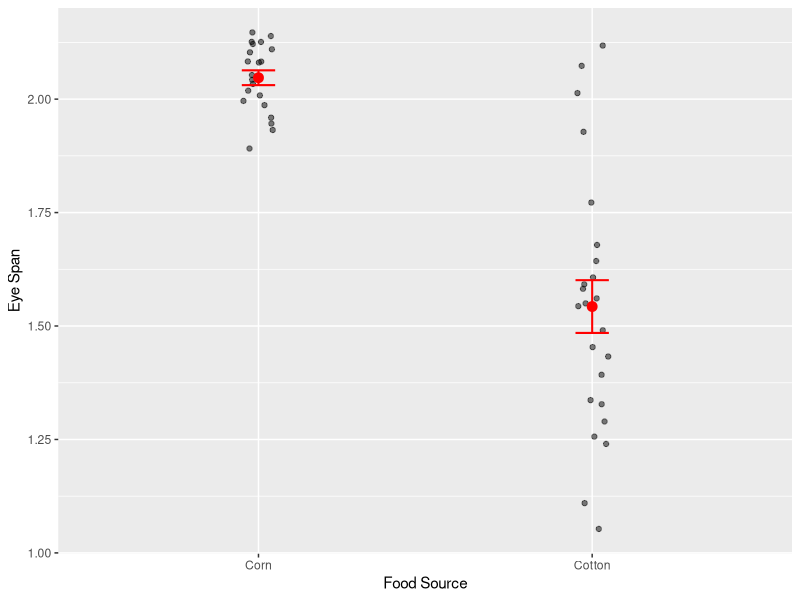
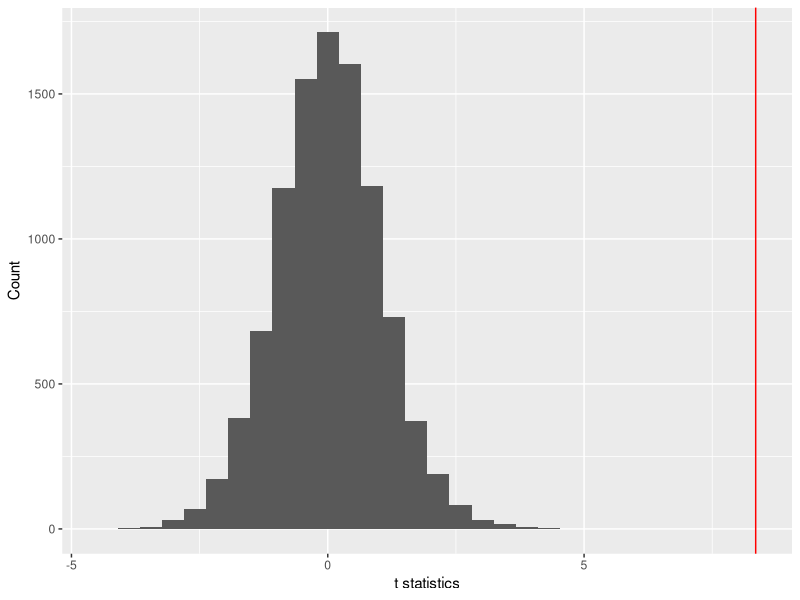

These charts were generated, in order, by the following R code: (Note: this script raises an error after producing the figures.)
## ---- chunk 1
library(tidyverse)
library(readxl)
library(cowplot)

# This option turn on cacheing of chunks. This will dramatically
# speed up knitting, because only chunks that have changed will
# be recompiled.
knitr::opts_chunk$set(cache = TRUE)
## ---- chunk 2
# Read data
stalk <- read_csv("../data/Stalkies.csv")

# Some thoughtful plotting
ggplot(stalk, aes(x = food_source, y = eye_span)) +
  geom_point(position = position_jitter(width = 0.05), alpha = 0.5) +
  stat_summary(fun.y = mean, geom = "point", size = 3, color = "red") + 
  stat_summary(fun.data = mean_se, geom = "errorbar", width = 0.1,
               color = "red", size = 0.7) +
  labs(x = "Food Source", y = "Eye Span")

set.seed(8987324)
nreps <- 1e4
t_stats <- numeric(nreps)
t_stats[1] <- t.test(eye_span ~ food_source, data = stalk)$statistic

for (ii in 2:nreps) {
  t_stats[ii] <- t.test(sample(eye_span) ~ food_source, data = stalk)$statistic
}

data_frame(t_stats) %>% 
  ggplot(aes(t_stats)) +
  geom_histogram() +
  geom_vline(xintercept = t_stats[1], color = "red") +
  labs(x = "t statistics", y = "Count")

2 * mean(t_stats >= t_stats[1])

t.test(eye_span ~ food_source, data = stalk)
## ---- chunk 3
library(parallel)
library(foreach)
library(doParallel)

t_obs <- t.test(eye_span ~ food_source, data = stalk)

nreps <- 1e4
t_stats <- numeric(nreps)
t_stats[1] <- t_obs$statistic

# Set up parallel processor
n_cores <- 2
cl <- makeCluster(n_cores)
registerDoParallel(cl, cores = n_cores)

# Function to do the randomized t-test and return the t-value only.
t_rand <- function() {
  rnd_t <- t.test(sample(eye_span) ~ food_source, data = stalk)$statistic
  return(as.numeric(rnd_t))
}

# Parallel randomization execute t_rand(), and combine the output into t_stats.
t_stats[2:nreps] <- foreach(i = 2:nreps, .combine = c) %dopar% t_rand()

2 * mean(t_stats >= t_stats[1])

# Close cluster
stopImplicitCluster()
## ---- chunk 4
# Iterations per second, 1 processor
(p1 <- 124.7 / nreps)

# Iterations per second, 6 processors
(p6 <- 93 / nreps)

p1 / p6
## ---- chunk 5
EW <- read_csv("../data/Earwigs.csv")

EW %>%
  ggplot(aes(Density, Proportion_Forceps)) +
  geom_point() +
  geom_smooth(method = "lm")

fm <- lm(Proportion_Forceps ~ Density, data = EW)
summary(fm)

set.seed(28476)
nreps <- 1e4
t_stats <- numeric(nreps)
t_stats[1] <- summary(fm)$coefficients[2, 3]

for (ii in 2:nreps) {
  fm_rnd <- lm(sample(Proportion_Forceps) ~ Density, data = EW)
  t_stats[ii] <- summary(fm_rnd)$coefficients[2, 3]
}

data_frame(t_stats) %>% 
  ggplot(aes(t_stats)) +
  geom_histogram() +
  geom_vline(xintercept = t_stats[1], color = "red") +
  labs(x = "t statistics", y = "Count")

2 * mean(t_stats >= t_stats[1])

factorial(7)
## ---- chunk 6
M <- read_csv("../data/Aspirin.csv") %>% 
  mutate_each("factor")
fm <- glm(Cancer ~ Treatment, M, family = "binomial")

set.seed(8736)
nreps <- 1e3
devs <- numeric(nreps)
devs[1] <- fm$deviance

system.time({
  for (ii in 2:nreps) {
    devs[ii] <- glm(sample(Cancer) ~ Treatment, M,
                    family = "binomial")$deviance
  }
})

data_frame(devs) %>% 
  ggplot(aes(devs)) +
  geom_histogram() +
  geom_vline(xintercept = devs[1], color = "red") +
  labs(x = "Deviance", y = "Count")

mean(devs <= devs[1])
## ---- chunk 7
obs <- chisq.test(xtabs(~ Treatment + Cancer, M),
                  correct = FALSE)

set.seed(8736)
nreps <- 1e3
chisqs <- numeric(nreps)
chisqs[1] <- obs$statistic

system.time({
  for (ii in 2:nreps) {
    chisqs[ii] <- chisq.test(xtabs(~ sample(Treatment) + Cancer, M),
                             correct = FALSE)$statistic
  }
})

data_frame(chisqs) %>% 
  ggplot(aes(chisqs)) +
  geom_histogram() +
  geom_vline(xintercept = chisqs[1], color = "red") +
  labs(x = "Chi-squared Statistic", y = "Count")

mean(chisqs >= chisqs[1])
